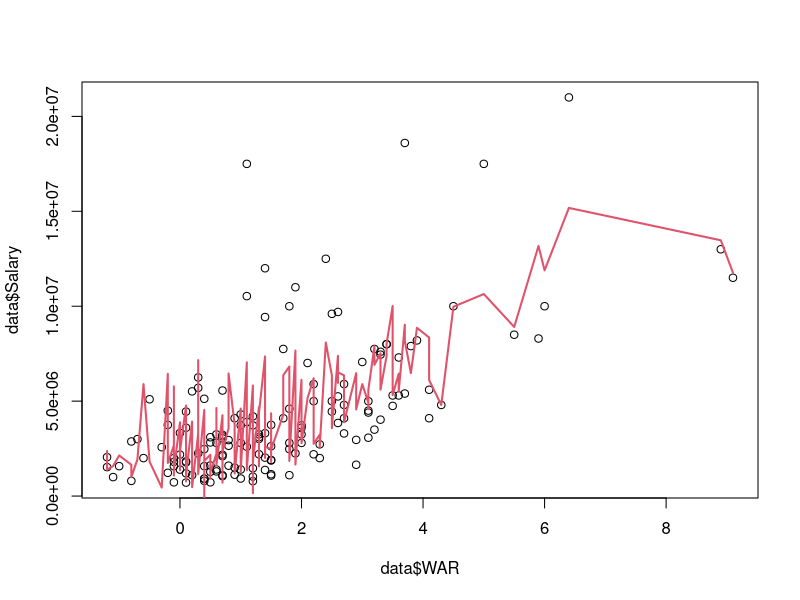
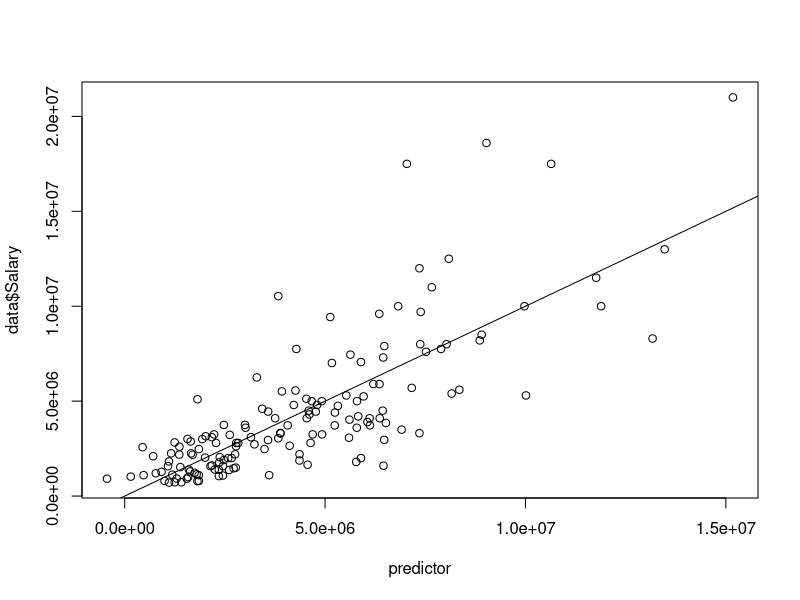

Here is the R script that generated these plots, in order:
# Arbitration data is from SPOTRAC

data <- read.csv("arbitration.csv")

data$Salary <- as.numeric(gsub('[$,]', '', data$Salary))

mod <- lm(data$Salary ~ poly(data$WAR, 3) + factor(data$Years) + data$Age); summary(mod)

plot(data$WAR, data$Salary)

predictor <- predict(mod)

ix <- sort(data$WAR,index.return=T)$ix
lines(data$WAR[ix], predictor[ix], col=2, lwd=2 ) 

plot(predictor, data$Salary)
abline(0, 1)
